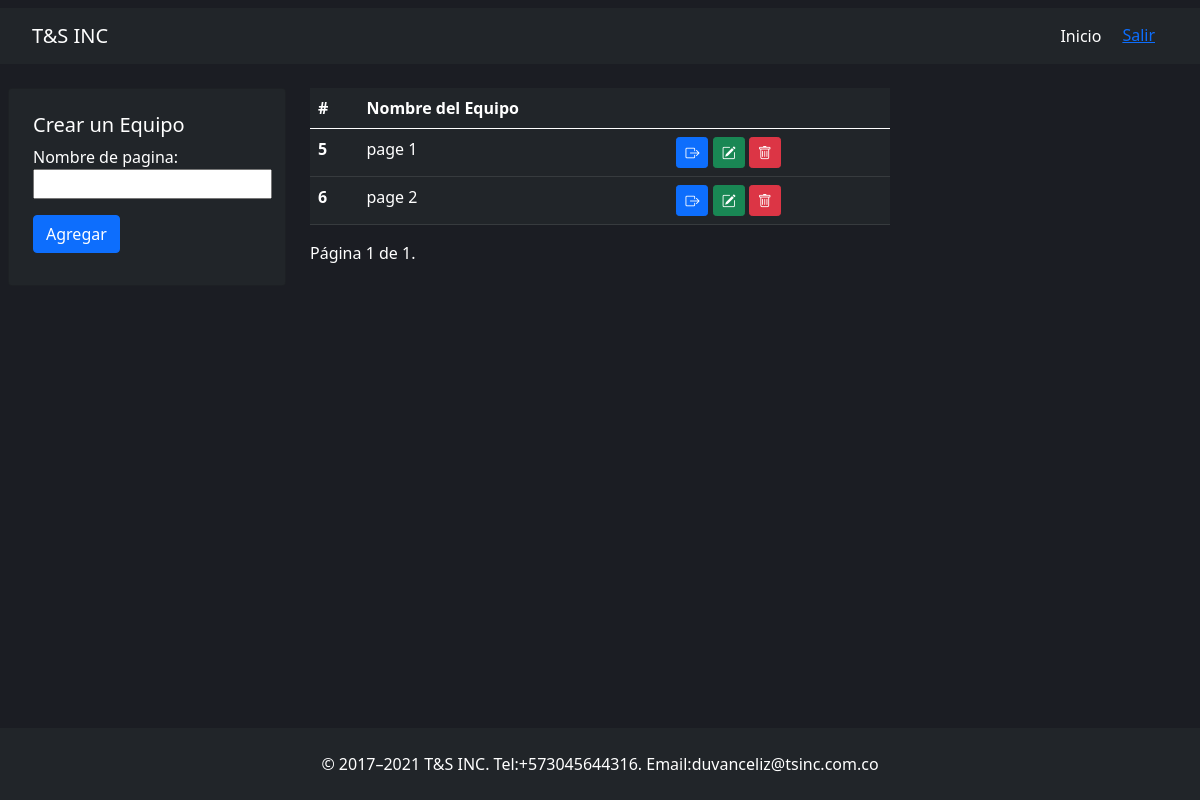
The page /createpage/1/ (signed in) on the database as committed earlier.
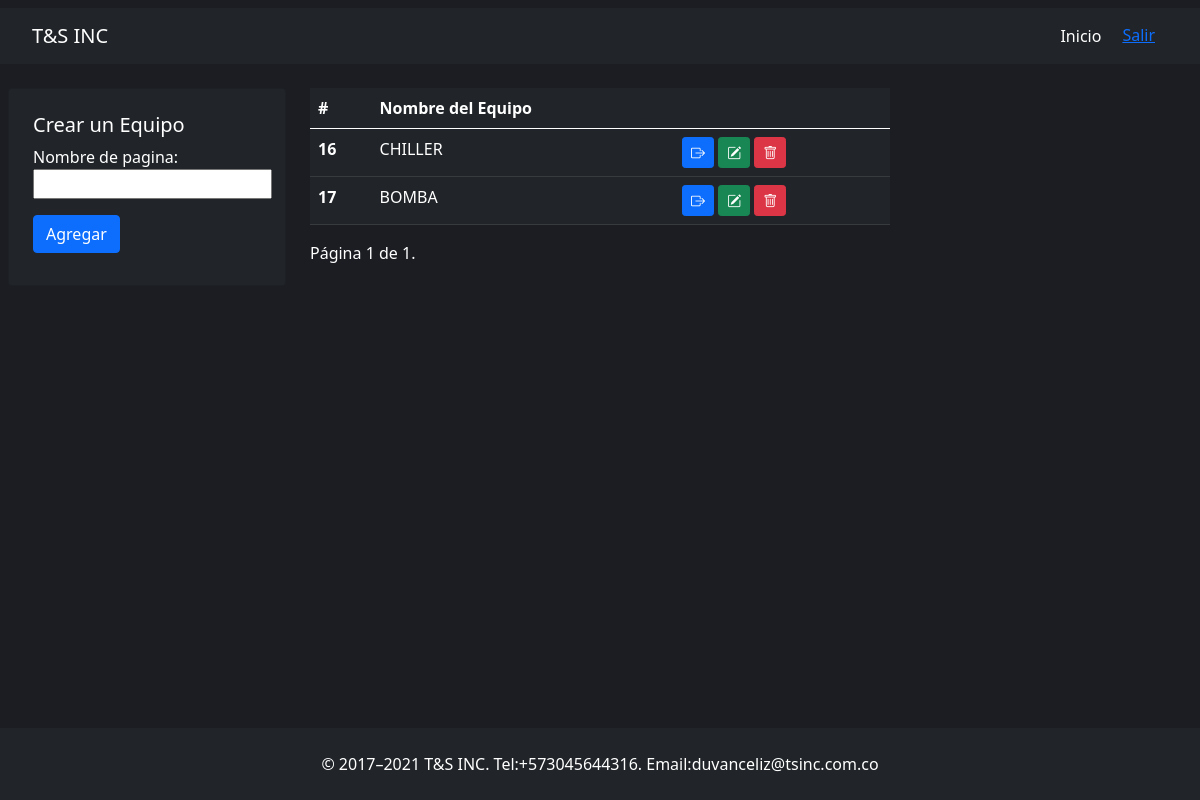
The same page on the database as committed later.
### tsinc/models.py (models this page shows, shortened)
class Dasboard(models.Model):
    name = models.CharField(max_length=200, default=None)
    quantity = models.IntegerField(default=0)
    tab = models.ForeignKey(Tabs, on_delete=models.CASCADE, related_name='dashboards',null=True,blank=True)

### tsinc/views.py (the view)
# urls.py: path('createpage/<int:id>/', views.create_page, name='create_page'),
@login_required
def create_page(request,id):
    if request.method == 'GET':
        tab = get_object_or_404(Tabs,id=id)
        pages_tab = tab.dashboards.all()
        paginator = Paginator(pages_tab, 5)
        page_number = request.GET.get('page')
        page_obj = paginator.get_page(page_number)
        return render(request, 'createpage.html',{'page_obj': page_obj, 'form':CreatePage()})
    else:
        tab = Tabs.objects.get(id=id)
        Dasboard.objects.create(name = request.POST['name'], tab=tab)
        return redirect(f'/createpage/{id}/')

### tsinc/forms.py
class CreatePage(forms.Form):
    name = forms.CharField(label="Nombre de pagina", max_length=100)

### tsinc/templates/createpage.html (shortened to what this page needs)
{% extends 'layout.html' %} {% block body %}
<div class="container">
    <div class="row">
        <div class="col-3">
        <div class="card bg-dark p-4">
          <h5>Crear un Equipo</h5>
          {% include 'components/form.html' %}
        </div>
        </div>
      <div class="col-6">
        <table class="table table-hover table-dark">
          <thead>
            <tr>
              <th scope="col">#</th>
              <th scope="col">Nombre del Equipo</th>
              <th scope="col"></th>
            </tr>
          </thead>
          <tbody>
            <tr>
              {% for page in page_obj %}
                <th scope="row">{{page.id}}</th>
              <td>{{page.name}}</td>
              <td>
                <a class="btn btn-primary btn-sm" href="{% url 'dashboard' page.id %}"> <i class="bi bi-box-arrow-right"></i></a>
                <button class="btn btn-success btn-sm"><i class="bi bi-pencil-square"></i></button>
                <a class="btn btn-danger btn-sm" href="{% url 'delete_page' page.id %}" onclick="return verificar()"> <i class="bi bi-trash"></i> </a>
              </td>
            </tr>
            {%endfor%}
          </tbody>
        </table>
        <div class="pagination">
          <span class="step-links">
              <span class="current">
                  Página {{ page_obj.number }} de {{ page_obj.paginator.num_pages }}.
              </span>
          </span>
      </div>
      </div>
      <div class="col-3">
      </div>
    </div>
  </div>
{% endblock %}

Rows that differ between the two databases and show on the page:
removed Dasboard: id "5", name "page 1"
removed Dasboard: id "6", name "page 2"
added Dasboard: id "16", name "CHILLER"
added Dasboard: id "17", name "BOMBA"
